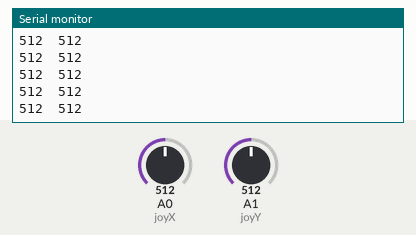
This sketch was run on a simulated Arduino Uno, built with avr-gcc and run on an emulated ATmega328P. Parts: the last lines printed to the serial monitor. The inputs (shaded band) are chosen by the test bench; at power-on: A0 (joyX) = 512, A1 (joyY) = 512.

Above: at 1.2 s.
1.3 s: A0 (joyX) set to 983
At 2.0 s:
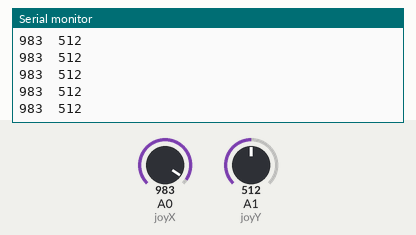
2.8 s: A0 (joyX) set to 1008
At 3.3 s:
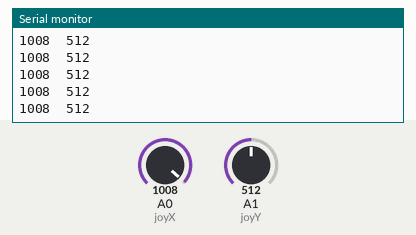
Timing chart, 0 to 5.8 s (numbered marks = the images above; inputs shaded):
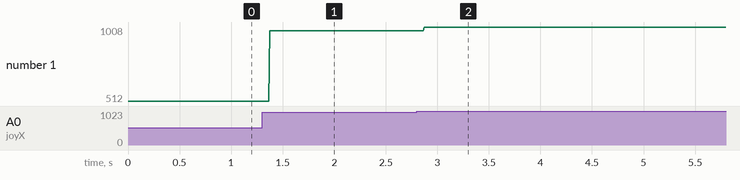

Measured:
- after the input at 1.3 s, the serial monitor: prints a new line after 0.08 s (image 1)
- after the input at 2.8 s, the serial monitor: prints a new line after 0.07 s (image 2)
- plotted number 1: 512 → 983 after the input at 1.3 s, 983 → 1008 after the input at 2.8 s

The sketch:

Joystick_Test.ino
```cpp
#define joyX A0
#define joyY A1

int xValue = 0;
int yValue = 0;

void setup() {
  Serial.begin(9600);
  pinMode(joyX, INPUT);
  pinMode(joyY, INPUT);
}

void loop() {
  // put your main code here, to run repeatedly:
  xValue = analogRead(joyX);
  yValue = analogRead(joyY);

  //print the values with to plot or view
  Serial.print(xValue);
  Serial.print("\t");
  Serial.println(yValue);
}
```
